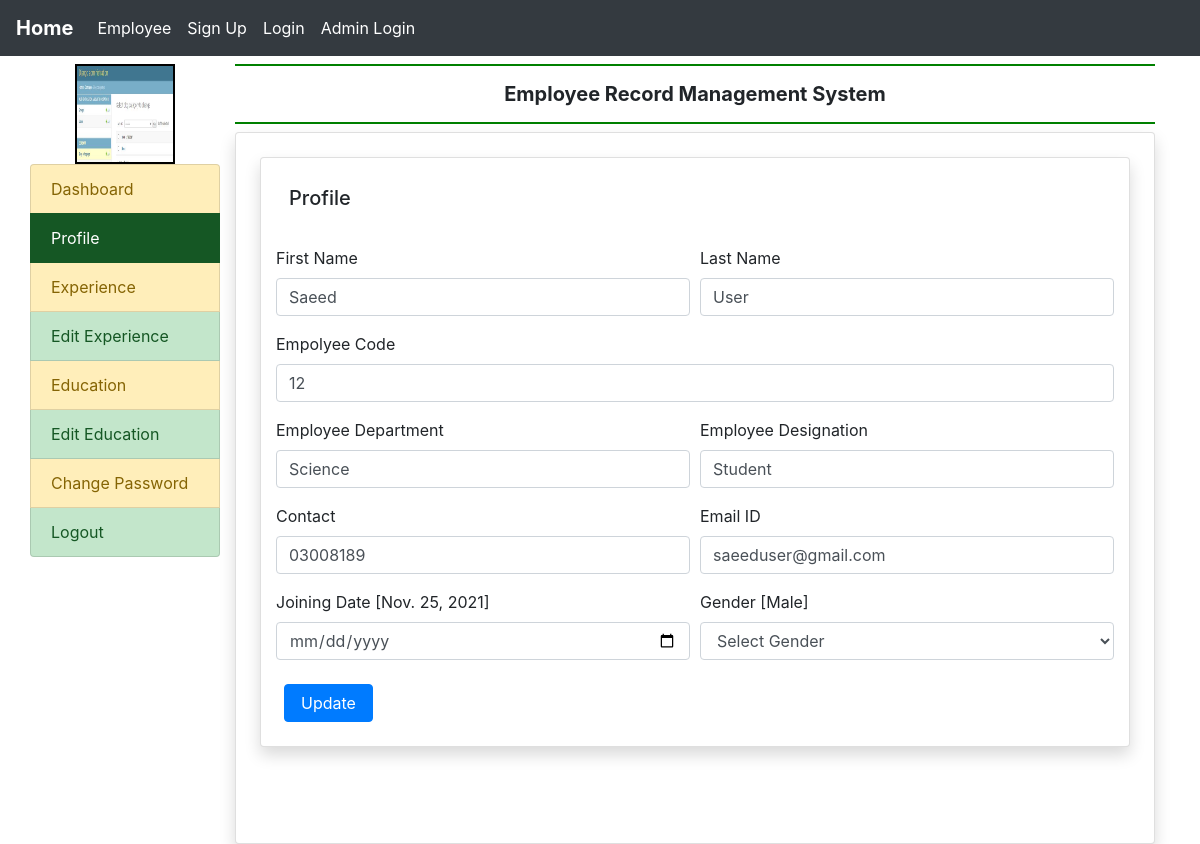
The page /profile/ (signed in) on the database its author committed.
### recordapp/models.py (models this page shows, shortened)
class EmployeeDetail(models.Model):
    user = models.ForeignKey(User, on_delete=models.CASCADE)
    empcode = models.CharField(max_length=50, null=True)
    empdept = models.CharField(max_length=100, null=True)
    designation = models.CharField(max_length=15, null=True)
    contact = models.CharField(max_length=15, null=True)
    gender = models.CharField(max_length=50, null=True)
    joindate = models.DateField(null=True)

### recordapp/views.py (the view, shortened to what this page needs)
# urls.py: path('profile/', profile, name='profile'),
def profile(request):
    if not request.user.is_authenticated:
        return redirect('login')
    error = None
    user = request.user
    employee = EmployeeDetail.objects.get(user=user)
    return render(request, 'profile.html', locals())

### recordapp/templates/profile.html (shortened to what this page needs)
{% extends 'base.html' %}
{% block main%}
<div class="card shadow m-1">
    <div class="card-body">
        <h5 class="p-2" style="border-bottom: 2px solid danger">Profile</h5>
    </div>
    <div class="container-fluid">
        <form method="POST">
            <div class="form-row">
                <div class="col-sm-6">
                    <div class="form-group">
                        <label>First Name</label>
                        <input type="text" name="firstname" class="form-control" placeholder="Enter First Name" pattern="[A-Za-z]+" value="{{employee.user.first_name}}">
                    </div>
                </div>
                <div class="col-sm-6">
                    <div class="form-group">
                        <label>Last Name</label>
                        <input type="text" name="lastname" class="form-control" placeholder="Enter Last Name" pattern="[A-Za-z]+" value="{{employee.user.last_name}}">
                    </div>
                </div>
                <div class="col-sm-12">
                    <div class="form-group">
                        <label>Empolyee Code</label>
                        <input type="text" name="empcode" class="form-control" placeholder="Enter Employee Code" pattern="[0-9]+" value="{{employee.empcode}}">
                    </div>
                </div>
                <div class="col-sm-6">
                    <div class="form-group">
                        <label>Employee Department</label>
                        <input type="text" name="department" class="form-control" placeholder="Enter Department" value="{{employee.empdept}}">
                    </div>
                </div>
                 <div class="col-sm-6">
                    <div class="form-group">
                        <label>Employee Designation</label>
                        <input type="text" name="designation" class="form-control" placeholder="Enter Designation" value="{{employee.designation}}">
                    </div>
                </div>
                <div class="col-sm-6">
                    <div class="form-group">
                        <label>Contact</label>
                        <input type="number" name="contact" class="form-control" placeholder="Enter Your Contact" value="{{employee.contact}}">
                    </div>
                </div>
                <div class="col-sm-6">
                    <div class="form-group">
                        <label>Email ID</label>
                        <input type="email" name="email" class="form-control" placeholder="Enter Your Email" value="{{employee.user.username}}">
                    </div>
                </div>
                <div class="col-sm-6">
                    <div class="form-group">
                        <label>Joining Date [{{employee.joindate}}]</label>
                        <input type="date" name="joindate" class="form-control">
                    </div>
                </div>
                <div class="col-sm-6">
                    <div class="form-group">
                        <label>Gender [{{employee.gender}}]</label>
                        <select name="gender" class="form-control">
                            <option value="None">Select Gender</option>
                        </select>
                    </div>
                </div>
            </div>
            <input type="submit" value="Update" class="m-2 px-3 btn btn-primary">
        </form>
    </div>
</div>
{% endblock %}

### rows shown on the page
EmployeeDetail: firstname "Saeed", lastname "User", empcode "12", department "Science", designation "Student", contact "03008189", email "saeeduser@gmail.com", joindate "Nov. 25, 2021", gender "Male"
